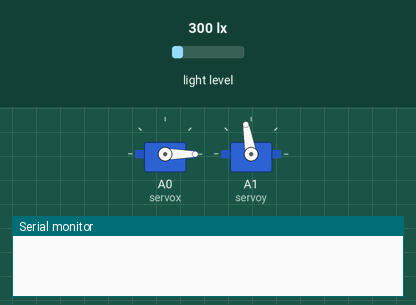
The sketch below on a simulated Arduino Uno, built with avr-gcc and run on an emulated ATmega328P. Parts: 2 × servo, the last lines printed to the serial monitor. Inputs (shaded band) come from the test bench; at power-on: light level 300 lx.

Above: at 0.1 s.
At 5.1 s:
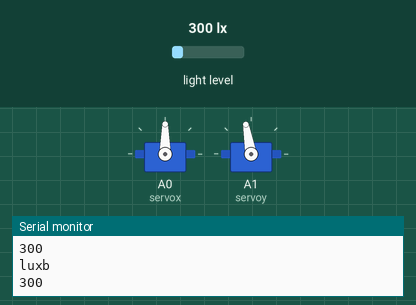
At 11.1 s:
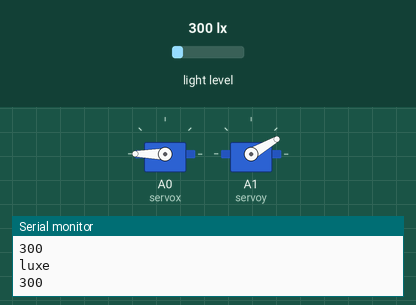
At 23.1 s:
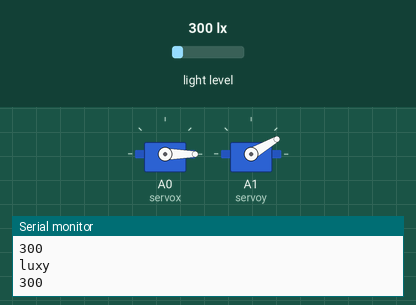
Timing chart, 0 to 34.9 s (numbered marks = the images above):
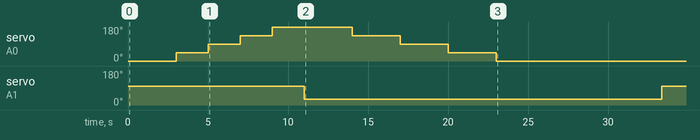

The sketch:

sensor.ino
```cpp
#include <BH1750FVI.h>
#include <Servo.h>
Servo servox, servoy;
Servo myservo;
BH1750FVI light(BH1750FVI::k_DevModeContLowRes);
int luxa, luxb, luxc, luxd;
int a, b, c, d; //ฝั่งซ้าย
int e=0;
int v, w, x, y, z; //ฝั่งขวา
int i; //ของfor loop
int sum = 0; //ของfor loop
int max1 = 0; //ของfor loop
int max2 = 0;
void setup() {
  servox.attach(A0);
  servoy.attach(A1);
  Serial.begin(9000);
  light.begin();
  sera();
  serb();
  serc();
  serd();
  sere();
  serv();
  serw();
  serx();
  sery();
  serz();
  delay(2000);
  Serial.println("Calculation starts....\n");
  calculate();
}
void calculate() {
  int light[10];
  light[0] = a;
  light[1] = b;
  light[2] = c;
  light[3] = d;
  light[4] = e;
  light[5] = v;
  light[6] = w;
  light[7] = x;
  light[8] = y;
  light[9] = z;


  for (i = 0; i <=9   ; i++) {
    Serial.println(light[i]);
  }
  Serial.println("ok\n");
  delay(2000);
  for (i = 0; i <= 9; i++)
  {
    if (light[i] == max1)
    {

      Serial.println(light[i]);
      Serial.println(max1);
      max1 = light[i];
      Serial.println("..................................................");
      Serial.println(max1);
      Serial.println("i=max\n");
      Serial.println("..................................................");

    }
    else if (light[i] > max1)
    {

      Serial.println(light[i]);
      Serial.println(max1);
      max1 = light[i];
      Serial.println("..................................................");
      Serial.println(max1);
      Serial.println("i>max\n");
      Serial.println("..................................................");

    }
    else if (light[i] < max1)
    {

      Serial.println(light[i]);
      Serial.println(max1);
      max1 = max1;
      Serial.println("..................................................");
      Serial.println(max1);
      Serial.println("i<max\n");
      Serial.println("..................................................");

    }
  }
  delay(2000);
  Serial.println(max1);
  if (max1 == a)
  {
    Serial.println("zero");
    servoy.write(100);
    servox.write(0);
    Serial.println("return 0");
    delay(2000);

  }
  else if (max1 == b)
  {
    Serial.println("45");
    servoy.write(100);
    servox.write(45);
//    for(i=0;i<=45;i+5){servox.write(i); delay(10);}
    Serial.println("return 45");
    delay(2000);

  }
  else if (max1 == c)
  {
    Serial.println("90");
    servoy.write(100);
    servox.write(90);
    Serial.println("return 90");
    delay(2000);

  }
  else if (max1 == d)
  {
    Serial.println("135");
    servoy.write(100);
    servox.write(135);
    Serial.println("return 135");
    delay(2000);

  }
  else if (max1 == e)
  {
    Serial.println("180");
    servoy.write(100);
    servox.write(180);
    Serial.println("return 180");
    delay(2000);

  }
  else if (max1 == v)
  {
    Serial.println("zero");
    servoy.write(20);
    servox.write(180);
    Serial.println("return 0");
    delay(2000);

  }
  else if (max1 == w)
  {
    Serial.println("45");
    servoy.write(20);
    servox.write(135);
//    for(i=0;i<=45;i+5){servox.write(i); delay(10);}
    Serial.println("return 45");
    delay(2000);

  }
  else if (max1 == x)
  {
    Serial.println("90");
    servoy.write(20);
    servox.write(90);
    Serial.println("return 90");
    delay(2000);

  }
  else if (max2 == y)
  {
    Serial.println("135");
    servoy.write(20);
    servox.write(45);
    Serial.println("return 135");
    delay(2000);

  }
  else if (max1 == z)
  {
    Serial.println("180");
    servoy.write(20);
    servox.write(0);
    Serial.println("return 180");
    delay(2000);

  }
}
void sera() {
  uint16_t luxa = light.GetLightIntensity();
  servoy.write(100); //setservo
  servox.write(0);  //setservo
  delay(1000);
  a = luxa;
  delay(2000);
  Serial.println("luxa");
  Serial.println(a);
}
void serb() {
  uint16_t luxb = light.GetLightIntensity();
  servox.write(45);
//  for(i=0;i<=45;i++){servox.write(i); delay(10);}
  b = luxb;
  delay(2000);
  Serial.println("luxb");
  Serial.println(b);
}
void serc() {
  uint16_t luxc = light.GetLightIntensity();
  servox.write(90);
  c = luxc;
  delay(2000);
  Serial.println("luxc");
  Serial.println(c);
}
void serd() {
  uint16_t luxd = light.GetLightIntensity();
  servox.write(135);
  d = luxd;
  delay(2000);
  Serial.println("luxd");
  Serial.println(d);
}
void sere() {
  uint16_t luxe = light.GetLightIntensity();
  servox.write(180);
  e =luxe ;
  delay(2000);
  Serial.println("luxe");
  Serial.println(e);
}
void serv() {
  uint16_t luxv = light.GetLightIntensity();
  servoy.write(30); //setservo
  servox.write(180);  //setservo
  delay(1000);
  v = luxv;
  delay(2000);
  Serial.println("luxv");
  Serial.println(v);
}
void serw() {
  uint16_t luxw = light.GetLightIntensity();
  servoy.write(30); //setservo
  servox.write(135);  //setservo
  delay(1000);
  w = luxw;
  delay(2000);
  Serial.println("luxw");
  Serial.println(v);
}
void serx() {
  uint16_t luxx = light.GetLightIntensity();
  servoy.write(30); //setservo
  servox.write(90);  //setservo
  delay(1000);
  x = luxx;
  delay(2000);
  Serial.println("luxx");
  Serial.println(x);
}
void sery() {
  uint16_t luxy = light.GetLightIntensity();
  servoy.write(30); //setservo
  servox.write(45);  //setservo
  delay(1000);
  y = luxy;
  delay(2000);
  Serial.println("luxy");
  Serial.println(y);
}
void serz() {
  uint16_t luxz = light.GetLightIntensity();
  servoy.write(30); //setservo
  servox.write(0);  //setservo
  delay(1000);
  z = luxz;
  delay(2000);
  Serial.println("luxz");
  Serial.println(z);
}
void set0() {
  servox.write(0);
}
void loop() {

}
```
